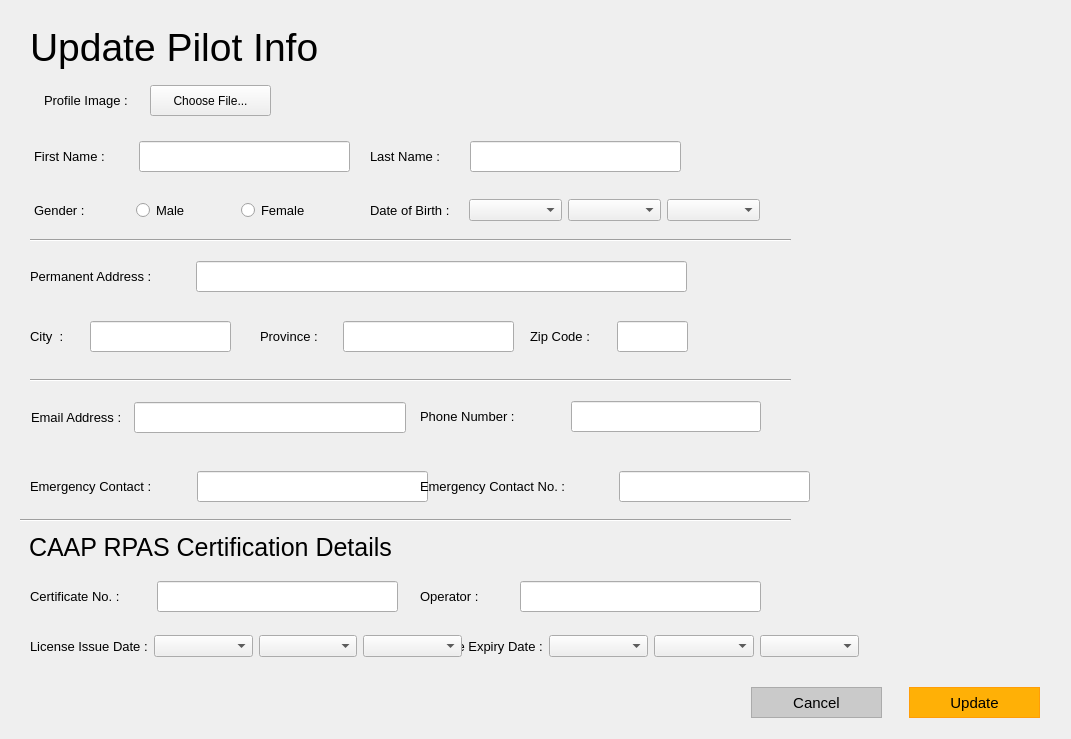
<?xml version="1.0" encoding="UTF-8"?>
<ui version="4.0">
 <class>MainWindow</class>
 <widget class="QMainWindow" name="MainWindow">
  <property name="geometry">
   <rect>
    <x>0</x>
    <y>0</y>
    <width>1071</width>
    <height>739</height>
   </rect>
  </property>
  <property name="minimumSize">
   <size>
    <width>1071</width>
    <height>739</height>
   </size>
  </property>
  <property name="maximumSize">
   <size>
    <width>1071</width>
    <height>739</height>
   </size>
  </property>
  <property name="font">
   <font>
    <pointsize>9</pointsize>
    <kerning>true</kerning>
   </font>
  </property>
  <property name="windowTitle">
   <string>AIDS – Pilot Registration [Administrator] </string>
  </property>
  <property name="windowIcon">
   <iconset>
    <normaloff>../../Resources/logo_svg.svg</normaloff>../../Resources/logo_svg.svg</iconset>
  </property>
  <widget class="QWidget" name="centralwidget">
   <widget class="QLabel" name="lbl_addPilot">
    <property name="geometry">
     <rect>
      <x>20</x>
      <y>24</y>
      <width>311</width>
      <height>51</height>
     </rect>
    </property>
    <property name="font">
     <font>
      <family>Segoe UI</family>
      <pointsize>29</pointsize>
      <kerning>true</kerning>
     </font>
    </property>
    <property name="styleSheet">
     <string notr="true">padding-bottom: 4px;
padding-right:4px;
</string>
    </property>
    <property name="text">
     <string>Update Pilot Info</string>
    </property>
   </widget>
   <widget class="QLabel" name="lbl_caap">
    <property name="geometry">
     <rect>
      <x>20</x>
      <y>530</y>
      <width>381</width>
      <height>35</height>
     </rect>
    </property>
    <property name="font">
     <font>
      <family>Helvetica</family>
      <pointsize>19</pointsize>
      <kerning>true</kerning>
     </font>
    </property>
    <property name="styleSheet">
     <string notr="true">padding-left:3px;</string>
    </property>
    <property name="text">
     <string>CAAP RPAS Certification Details</string>
    </property>
   </widget>
   <widget class="Line" name="line">
    <property name="geometry">
     <rect>
      <x>30</x>
      <y>230</y>
      <width>761</width>
      <height>20</height>
     </rect>
    </property>
    <property name="orientation">
     <enum>Qt::Horizontal</enum>
    </property>
   </widget>
   <widget class="Line" name="line_2">
    <property name="geometry">
     <rect>
      <x>20</x>
      <y>510</y>
      <width>771</width>
      <height>20</height>
     </rect>
    </property>
    <property name="orientation">
     <enum>Qt::Horizontal</enum>
    </property>
   </widget>
   <widget class="Line" name="line_3">
    <property name="geometry">
     <rect>
      <x>30</x>
      <y>370</y>
      <width>761</width>
      <height>20</height>
     </rect>
    </property>
    <property name="orientation">
     <enum>Qt::Horizontal</enum>
    </property>
   </widget>
   <widget class="QLabel" name="lbl_profilePic">
    <property name="geometry">
     <rect>
      <x>830</x>
      <y>30</y>
      <width>191</width>
      <height>181</height>
     </rect>
    </property>
    <property name="minimumSize">
     <size>
      <width>191</width>
      <height>181</height>
     </size>
    </property>
    <property name="maximumSize">
     <size>
      <width>191</width>
      <height>181</height>
     </size>
    </property>
    <property name="text">
     <string/>
    </property>
    <property name="pixmap">
     <pixmap>../../Resources/profile_placeholder.png</pixmap>
    </property>
    <property name="scaledContents">
     <bool>true</bool>
    </property>
   </widget>
   <widget class="QWidget" name="layoutWidget">
    <property name="geometry">
     <rect>
      <x>730</x>
      <y>682</y>
      <width>331</width>
      <height>41</height>
     </rect>
    </property>
    <layout class="QHBoxLayout" name="horizontalLayout">
     <item>
      <widget class="QPushButton" name="btn_cancel">
       <property name="minimumSize">
        <size>
         <width>131</width>
         <height>31</height>
        </size>
       </property>
       <property name="maximumSize">
        <size>
         <width>131</width>
         <height>31</height>
        </size>
       </property>
       <property name="font">
        <font>
         <family>Helvetica</family>
         <pointsize>11</pointsize>
        </font>
       </property>
       <property name="styleSheet">
        <string notr="true">QPushButton {
color: rgb(0, 0, 0);
	background-color: rgb(202, 202, 202);
border: 1.2px solid #ABABAB;
outline: none;}

QPushButton:hover{
color: rgb(255, 255, 255);
background-color: rgb(171, 171, 171);
outline: none;
border: none;
}

QPushButton:pressed{
color: rgb(255, 255, 255);
background-color: rgb(129, 129, 129);
outline: none;
border: none;
}


</string>
       </property>
       <property name="text">
        <string>Cancel</string>
       </property>
      </widget>
     </item>
     <item>
      <widget class="QPushButton" name="btn_save">
       <property name="minimumSize">
        <size>
         <width>131</width>
         <height>31</height>
        </size>
       </property>
       <property name="maximumSize">
        <size>
         <width>131</width>
         <height>31</height>
        </size>
       </property>
       <property name="font">
        <font>
         <family>Helvetica</family>
         <pointsize>11</pointsize>
        </font>
       </property>
       <property name="styleSheet">
        <string notr="true">QPushButton {
background-color: rgb(255, 176, 6);
border: 1.2px solid #ff9d07;
outline: none;}

QPushButton:hover{
background-color: rgb(255, 157, 7);
outline: none;
border: none;
}

QPushButton:pressed{
background-color: rgb(254, 140, 8);
outline: none;
border: none;
}


</string>
       </property>
       <property name="text">
        <string>Update</string>
       </property>
      </widget>
     </item>
    </layout>
   </widget>
   <widget class="QWidget" name="layoutWidget">
    <property name="geometry">
     <rect>
      <x>370</x>
      <y>140</y>
      <width>311</width>
      <height>33</height>
     </rect>
    </property>
    <layout class="QHBoxLayout" name="lname_layout">
     <item>
      <widget class="QLabel" name="lbl_Lname">
       <property name="font">
        <font>
         <family>Segoe UI</family>
         <pointsize>10</pointsize>
         <kerning>true</kerning>
        </font>
       </property>
       <property name="styleSheet">
        <string notr="true"/>
       </property>
       <property name="text">
        <string>Last Name :</string>
       </property>
      </widget>
     </item>
     <item>
      <widget class="QLineEdit" name="txt_lname">
       <property name="minimumSize">
        <size>
         <width>211</width>
         <height>31</height>
        </size>
       </property>
       <property name="maximumSize">
        <size>
         <width>211</width>
         <height>31</height>
        </size>
       </property>
       <property name="styleSheet">
        <string notr="true">padding-left:4px;</string>
       </property>
      </widget>
     </item>
    </layout>
   </widget>
   <widget class="QWidget" name="layoutWidget">
    <property name="geometry">
     <rect>
      <x>30</x>
      <y>140</y>
      <width>320</width>
      <height>33</height>
     </rect>
    </property>
    <layout class="QHBoxLayout" name="fname_layout">
     <item>
      <widget class="QLabel" name="lbl_fName">
       <property name="font">
        <font>
         <family>Segoe UI</family>
         <pointsize>10</pointsize>
        </font>
       </property>
       <property name="styleSheet">
        <string notr="true">padding-left: 1px;
</string>
       </property>
       <property name="text">
        <string>First Name :</string>
       </property>
      </widget>
     </item>
     <item>
      <widget class="QLineEdit" name="txt_fname">
       <property name="minimumSize">
        <size>
         <width>211</width>
         <height>31</height>
        </size>
       </property>
       <property name="maximumSize">
        <size>
         <width>211</width>
         <height>31</height>
        </size>
       </property>
       <property name="styleSheet">
        <string notr="true">padding-left:4px;</string>
       </property>
      </widget>
     </item>
    </layout>
   </widget>
   <widget class="QWidget" name="layoutWidget">
    <property name="geometry">
     <rect>
      <x>30</x>
      <y>190</y>
      <width>311</width>
      <height>41</height>
     </rect>
    </property>
    <layout class="QHBoxLayout" name="gender_layout">
     <item>
      <widget class="QLabel" name="lbl_gender">
       <property name="font">
        <font>
         <family>Segoe UI</family>
         <pointsize>10</pointsize>
         <kerning>true</kerning>
        </font>
       </property>
       <property name="styleSheet">
        <string notr="true">padding-left:1px;</string>
       </property>
       <property name="text">
        <string>Gender :</string>
       </property>
      </widget>
     </item>
     <item>
      <widget class="QRadioButton" name="rbtn_male">
       <property name="font">
        <font>
         <family>Segoe UI</family>
         <pointsize>10</pointsize>
        </font>
       </property>
       <property name="styleSheet">
        <string notr="true"/>
       </property>
       <property name="text">
        <string>Male</string>
       </property>
      </widget>
     </item>
     <item>
      <widget class="QRadioButton" name="rbtn_female">
       <property name="font">
        <font>
         <family>Segoe UI</family>
         <pointsize>10</pointsize>
        </font>
       </property>
       <property name="text">
        <string>Female</string>
       </property>
      </widget>
     </item>
    </layout>
   </widget>
   <widget class="QWidget" name="layoutWidget">
    <property name="geometry">
     <rect>
      <x>370</x>
      <y>190</y>
      <width>390</width>
      <height>41</height>
     </rect>
    </property>
    <layout class="QHBoxLayout" name="dob_layout">
     <item>
      <widget class="QLabel" name="lbl_dob">
       <property name="font">
        <font>
         <family>Segoe UI</family>
         <pointsize>10</pointsize>
         <kerning>true</kerning>
        </font>
       </property>
       <property name="styleSheet">
        <string notr="true"/>
       </property>
       <property name="text">
        <string>Date of Birth :</string>
       </property>
      </widget>
     </item>
     <item>
      <widget class="QComboBox" name="cmb_month"/>
     </item>
     <item>
      <widget class="QComboBox" name="cmb_day"/>
     </item>
     <item>
      <widget class="QComboBox" name="cmb_year"/>
     </item>
    </layout>
   </widget>
   <widget class="QWidget" name="layoutWidget">
    <property name="geometry">
     <rect>
      <x>30</x>
      <y>260</y>
      <width>657</width>
      <height>33</height>
     </rect>
    </property>
    <layout class="QHBoxLayout" name="address_layout">
     <item>
      <widget class="QLabel" name="lbl_address">
       <property name="font">
        <font>
         <family>Segoe UI</family>
         <pointsize>10</pointsize>
         <kerning>true</kerning>
        </font>
       </property>
       <property name="styleSheet">
        <string notr="true"/>
       </property>
       <property name="text">
        <string>Permanent Address :</string>
       </property>
      </widget>
     </item>
     <item>
      <widget class="QLineEdit" name="txt_address">
       <property name="minimumSize">
        <size>
         <width>491</width>
         <height>31</height>
        </size>
       </property>
       <property name="maximumSize">
        <size>
         <width>491</width>
         <height>31</height>
        </size>
       </property>
       <property name="styleSheet">
        <string notr="true">padding-left:4px;</string>
       </property>
      </widget>
     </item>
    </layout>
   </widget>
   <widget class="QWidget" name="layoutWidget">
    <property name="geometry">
     <rect>
      <x>30</x>
      <y>320</y>
      <width>201</width>
      <height>33</height>
     </rect>
    </property>
    <layout class="QHBoxLayout" name="city_layout">
     <item>
      <widget class="QLabel" name="lbl_city">
       <property name="font">
        <font>
         <family>Segoe UI</family>
         <pointsize>10</pointsize>
         <kerning>true</kerning>
        </font>
       </property>
       <property name="styleSheet">
        <string notr="true"/>
       </property>
       <property name="text">
        <string>City  :</string>
       </property>
      </widget>
     </item>
     <item>
      <widget class="QLineEdit" name="txt_city">
       <property name="minimumSize">
        <size>
         <width>141</width>
         <height>31</height>
        </size>
       </property>
       <property name="maximumSize">
        <size>
         <width>141</width>
         <height>31</height>
        </size>
       </property>
       <property name="styleSheet">
        <string notr="true">padding-left:4px;</string>
       </property>
      </widget>
     </item>
    </layout>
   </widget>
   <widget class="QWidget" name="layoutWidget">
    <property name="geometry">
     <rect>
      <x>260</x>
      <y>320</y>
      <width>254</width>
      <height>33</height>
     </rect>
    </property>
    <layout class="QHBoxLayout" name="province_layout">
     <item>
      <widget class="QLabel" name="lbl_province">
       <property name="font">
        <font>
         <family>Segoe UI</family>
         <pointsize>10</pointsize>
         <kerning>true</kerning>
        </font>
       </property>
       <property name="styleSheet">
        <string notr="true"/>
       </property>
       <property name="text">
        <string>Province :</string>
       </property>
      </widget>
     </item>
     <item>
      <widget class="QLineEdit" name="txt_province">
       <property name="minimumSize">
        <size>
         <width>171</width>
         <height>31</height>
        </size>
       </property>
       <property name="maximumSize">
        <size>
         <width>171</width>
         <height>31</height>
        </size>
       </property>
       <property name="styleSheet">
        <string notr="true">padding-left:4px;</string>
       </property>
      </widget>
     </item>
    </layout>
   </widget>
   <widget class="QWidget" name="layoutWidget">
    <property name="geometry">
     <rect>
      <x>530</x>
      <y>320</y>
      <width>158</width>
      <height>33</height>
     </rect>
    </property>
    <layout class="QHBoxLayout" name="zip_layout">
     <item>
      <widget class="QLabel" name="lbl_zip">
       <property name="font">
        <font>
         <family>Segoe UI</family>
         <pointsize>10</pointsize>
         <kerning>true</kerning>
        </font>
       </property>
       <property name="styleSheet">
        <string notr="true"/>
       </property>
       <property name="text">
        <string>Zip Code :</string>
       </property>
      </widget>
     </item>
     <item>
      <widget class="QLineEdit" name="txt_zip">
       <property name="minimumSize">
        <size>
         <width>71</width>
         <height>31</height>
        </size>
       </property>
       <property name="maximumSize">
        <size>
         <width>71</width>
         <height>31</height>
        </size>
       </property>
       <property name="styleSheet">
        <string notr="true">padding-left:4px;</string>
       </property>
       <property name="inputMethodHints">
        <set>Qt::ImhDigitsOnly</set>
       </property>
       <property name="text">
        <string/>
       </property>
       <property name="maxLength">
        <number>4</number>
       </property>
      </widget>
     </item>
    </layout>
   </widget>
   <widget class="QWidget" name="layoutWidget">
    <property name="geometry">
     <rect>
      <x>31</x>
      <y>401</y>
      <width>375</width>
      <height>33</height>
     </rect>
    </property>
    <layout class="QHBoxLayout" name="email_layout">
     <item>
      <widget class="QLabel" name="lbl_email">
       <property name="font">
        <font>
         <family>Segoe UI</family>
         <pointsize>10</pointsize>
         <kerning>true</kerning>
        </font>
       </property>
       <property name="styleSheet">
        <string notr="true"/>
       </property>
       <property name="text">
        <string>Email Address :</string>
       </property>
      </widget>
     </item>
     <item>
      <widget class="QLineEdit" name="txt_email">
       <property name="minimumSize">
        <size>
         <width>251</width>
         <height>31</height>
        </size>
       </property>
       <property name="styleSheet">
        <string notr="true">padding-left:4px;
margin-left:6px;</string>
       </property>
      </widget>
     </item>
    </layout>
   </widget>
   <widget class="QWidget" name="layoutWidget">
    <property name="geometry">
     <rect>
      <x>420</x>
      <y>400</y>
      <width>341</width>
      <height>33</height>
     </rect>
    </property>
    <layout class="QHBoxLayout" name="mobile_layout">
     <item>
      <widget class="QLabel" name="lbl_mobile">
       <property name="font">
        <font>
         <family>Segoe UI</family>
         <pointsize>10</pointsize>
         <kerning>true</kerning>
        </font>
       </property>
       <property name="styleSheet">
        <string notr="true"/>
       </property>
       <property name="text">
        <string>Phone Number :</string>
       </property>
      </widget>
     </item>
     <item>
      <widget class="QLineEdit" name="txt_mobile">
       <property name="minimumSize">
        <size>
         <width>191</width>
         <height>31</height>
        </size>
       </property>
       <property name="maximumSize">
        <size>
         <width>191</width>
         <height>31</height>
        </size>
       </property>
       <property name="styleSheet">
        <string notr="true">padding-left:4px;
margin-left:1px;</string>
       </property>
       <property name="maxLength">
        <number>4</number>
       </property>
      </widget>
     </item>
    </layout>
   </widget>
   <widget class="QWidget" name="layoutWidget">
    <property name="geometry">
     <rect>
      <x>30</x>
      <y>470</y>
      <width>398</width>
      <height>33</height>
     </rect>
    </property>
    <layout class="QHBoxLayout" name="emcontact_layout">
     <item>
      <widget class="QLabel" name="lbl_emContact">
       <property name="font">
        <font>
         <family>Segoe UI</family>
         <pointsize>10</pointsize>
         <kerning>true</kerning>
        </font>
       </property>
       <property name="styleSheet">
        <string notr="true"/>
       </property>
       <property name="text">
        <string>Emergency Contact :</string>
       </property>
      </widget>
     </item>
     <item>
      <widget class="QLineEdit" name="txt_emContact">
       <property name="minimumSize">
        <size>
         <width>231</width>
         <height>31</height>
        </size>
       </property>
       <property name="maximumSize">
        <size>
         <width>231</width>
         <height>31</height>
        </size>
       </property>
       <property name="font">
        <font>
         <pointsize>10</pointsize>
         <kerning>true</kerning>
        </font>
       </property>
       <property name="styleSheet">
        <string notr="true">padding-left:4px;</string>
       </property>
      </widget>
     </item>
    </layout>
   </widget>
   <widget class="QWidget" name="layoutWidget">
    <property name="geometry">
     <rect>
      <x>420</x>
      <y>470</y>
      <width>390</width>
      <height>33</height>
     </rect>
    </property>
    <layout class="QHBoxLayout" name="emmobile_layout">
     <item>
      <widget class="QLabel" name="lbl_emNumber">
       <property name="font">
        <font>
         <family>Segoe UI</family>
         <pointsize>10</pointsize>
         <kerning>true</kerning>
        </font>
       </property>
       <property name="text">
        <string>Emergency Contact No. :</string>
       </property>
      </widget>
     </item>
     <item>
      <widget class="QLineEdit" name="txt_emNumber">
       <property name="minimumSize">
        <size>
         <width>191</width>
         <height>31</height>
        </size>
       </property>
       <property name="maximumSize">
        <size>
         <width>191</width>
         <height>31</height>
        </size>
       </property>
       <property name="font">
        <font>
         <pointsize>10</pointsize>
         <kerning>true</kerning>
        </font>
       </property>
       <property name="styleSheet">
        <string notr="true">padding-left:4px;</string>
       </property>
       <property name="maxLength">
        <number>4</number>
       </property>
      </widget>
     </item>
    </layout>
   </widget>
   <widget class="QWidget" name="layoutWidget">
    <property name="geometry">
     <rect>
      <x>30</x>
      <y>580</y>
      <width>368</width>
      <height>33</height>
     </rect>
    </property>
    <layout class="QHBoxLayout" name="certno_layout">
     <item>
      <widget class="QLabel" name="lbl_certificate">
       <property name="font">
        <font>
         <family>Segoe UI</family>
         <pointsize>10</pointsize>
         <kerning>true</kerning>
        </font>
       </property>
       <property name="styleSheet">
        <string notr="true"/>
       </property>
       <property name="text">
        <string>Certificate No. :</string>
       </property>
      </widget>
     </item>
     <item>
      <widget class="QLineEdit" name="txt_certificate">
       <property name="minimumSize">
        <size>
         <width>241</width>
         <height>31</height>
        </size>
       </property>
       <property name="maximumSize">
        <size>
         <width>241</width>
         <height>31</height>
        </size>
       </property>
       <property name="font">
        <font>
         <pointsize>10</pointsize>
         <kerning>true</kerning>
        </font>
       </property>
       <property name="styleSheet">
        <string notr="true">padding-left:4px;</string>
       </property>
      </widget>
     </item>
    </layout>
   </widget>
   <widget class="QWidget" name="layoutWidget">
    <property name="geometry">
     <rect>
      <x>420</x>
      <y>580</y>
      <width>341</width>
      <height>33</height>
     </rect>
    </property>
    <layout class="QHBoxLayout" name="operator_layout">
     <item>
      <widget class="QLabel" name="lbl_operator">
       <property name="font">
        <font>
         <family>Segoe UI</family>
         <pointsize>10</pointsize>
         <kerning>true</kerning>
        </font>
       </property>
       <property name="styleSheet">
        <string notr="true"/>
       </property>
       <property name="text">
        <string>Operator :</string>
       </property>
      </widget>
     </item>
     <item>
      <widget class="QLineEdit" name="txt_operator">
       <property name="minimumSize">
        <size>
         <width>241</width>
         <height>31</height>
        </size>
       </property>
       <property name="maximumSize">
        <size>
         <width>241</width>
         <height>31</height>
        </size>
       </property>
       <property name="font">
        <font>
         <pointsize>10</pointsize>
         <kerning>true</kerning>
        </font>
       </property>
       <property name="styleSheet">
        <string notr="true">padding-left:4px;</string>
       </property>
      </widget>
     </item>
    </layout>
   </widget>
   <widget class="QWidget" name="layoutWidget">
    <property name="geometry">
     <rect>
      <x>31</x>
      <y>84</y>
      <width>250</width>
      <height>33</height>
     </rect>
    </property>
    <layout class="QHBoxLayout" name="horizontalLayout_2">
     <item>
      <widget class="QLabel" name="lbl_profile">
       <property name="sizePolicy">
        <sizepolicy hsizetype="Fixed" vsizetype="Fixed">
         <horstretch>0</horstretch>
         <verstretch>0</verstretch>
        </sizepolicy>
       </property>
       <property name="font">
        <font>
         <family>Segoe UI</family>
         <pointsize>10</pointsize>
        </font>
       </property>
       <property name="styleSheet">
        <string notr="true">padding-right:2px;</string>
       </property>
       <property name="text">
        <string>Profile Image :</string>
       </property>
      </widget>
     </item>
     <item>
      <widget class="QPushButton" name="btn_profImg">
       <property name="minimumSize">
        <size>
         <width>121</width>
         <height>31</height>
        </size>
       </property>
       <property name="maximumSize">
        <size>
         <width>121</width>
         <height>31</height>
        </size>
       </property>
       <property name="styleSheet">
        <string notr="true"/>
       </property>
       <property name="text">
        <string>Choose File...</string>
       </property>
      </widget>
     </item>
    </layout>
   </widget>
   <widget class="QWidget" name="layoutWidget_2">
    <property name="geometry">
     <rect>
      <x>420</x>
      <y>630</y>
      <width>439</width>
      <height>33</height>
     </rect>
    </property>
    <layout class="QHBoxLayout" name="expirydate_layout">
     <item>
      <widget class="QLabel" name="lbl_licenseEx">
       <property name="font">
        <font>
         <family>Segoe UI</family>
         <pointsize>10</pointsize>
         <kerning>true</kerning>
        </font>
       </property>
       <property name="styleSheet">
        <string notr="true"/>
       </property>
       <property name="text">
        <string>License Expiry Date :</string>
       </property>
      </widget>
     </item>
     <item>
      <widget class="QComboBox" name="cmb_expiry_month"/>
     </item>
     <item>
      <widget class="QComboBox" name="cmb_expiry_day"/>
     </item>
     <item>
      <widget class="QComboBox" name="cmb_expiry_year"/>
     </item>
    </layout>
   </widget>
   <widget class="QWidget" name="layoutWidget_3">
    <property name="geometry">
     <rect>
      <x>30</x>
      <y>630</y>
      <width>432</width>
      <height>33</height>
     </rect>
    </property>
    <layout class="QHBoxLayout" name="issuedate_layout">
     <item>
      <widget class="QLabel" name="lbl_licenseIssue">
       <property name="font">
        <font>
         <family>Segoe UI</family>
         <pointsize>10</pointsize>
         <kerning>true</kerning>
        </font>
       </property>
       <property name="styleSheet">
        <string notr="true"/>
       </property>
       <property name="text">
        <string>License Issue Date :</string>
       </property>
      </widget>
     </item>
     <item>
      <widget class="QComboBox" name="cmb_issue_month"/>
     </item>
     <item>
      <widget class="QComboBox" name="cmb_issue_day"/>
     </item>
     <item>
      <widget class="QComboBox" name="cmb_issue_year"/>
     </item>
    </layout>
   </widget>
  </widget>
 </widget>
 <tabstops>
  <tabstop>btn_profImg</tabstop>
  <tabstop>txt_fname</tabstop>
  <tabstop>txt_lname</tabstop>
  <tabstop>rbtn_male</tabstop>
  <tabstop>rbtn_female</tabstop>
  <tabstop>cmb_month</tabstop>
  <tabstop>cmb_day</tabstop>
  <tabstop>cmb_year</tabstop>
  <tabstop>txt_address</tabstop>
  <tabstop>txt_city</tabstop>
  <tabstop>txt_province</tabstop>
  <tabstop>txt_zip</tabstop>
  <tabstop>txt_email</tabstop>
  <tabstop>txt_mobile</tabstop>
  <tabstop>txt_emContact</tabstop>
  <tabstop>txt_emNumber</tabstop>
  <tabstop>txt_certificate</tabstop>
  <tabstop>txt_operator</tabstop>
  <tabstop>btn_cancel</tabstop>
  <tabstop>btn_save</tabstop>
 </tabstops>
 <resources/>
 <connections/>
</ui>
